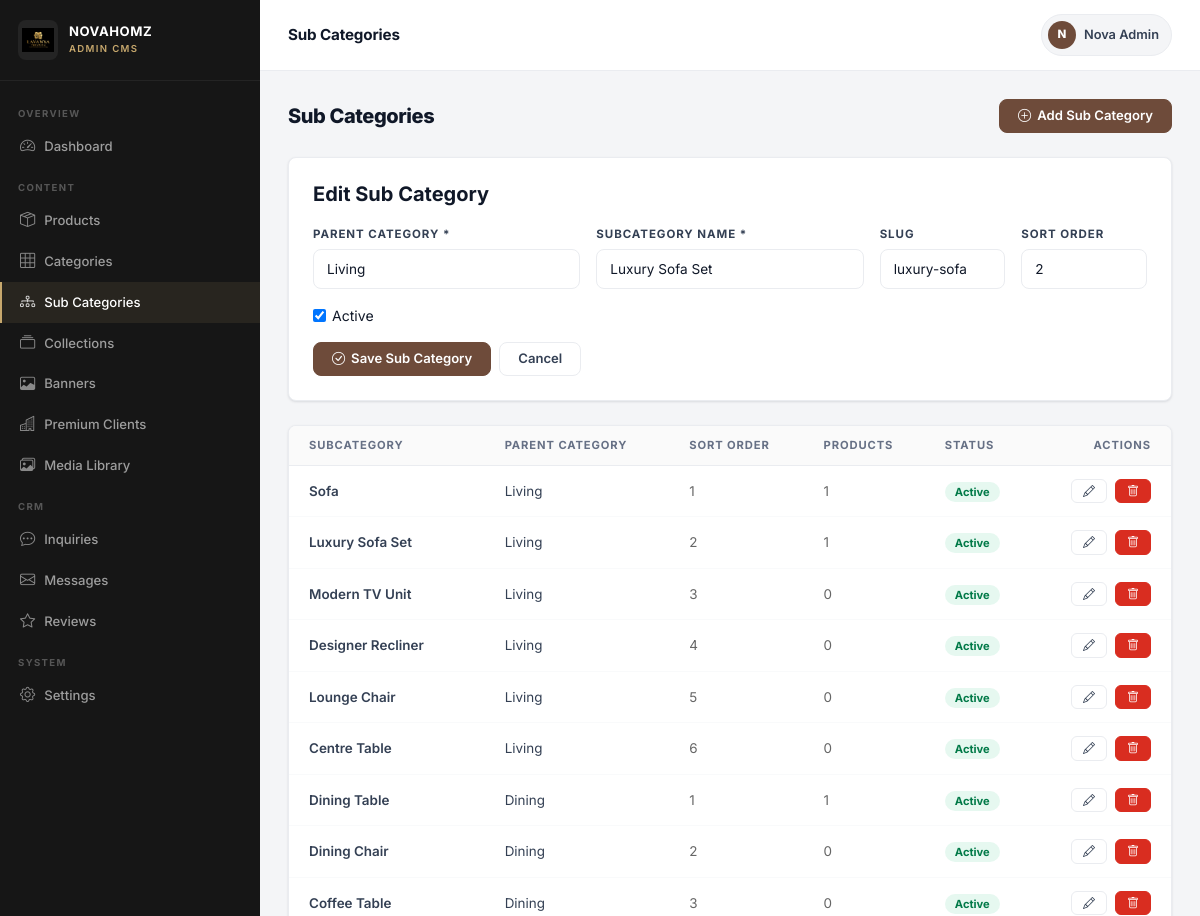
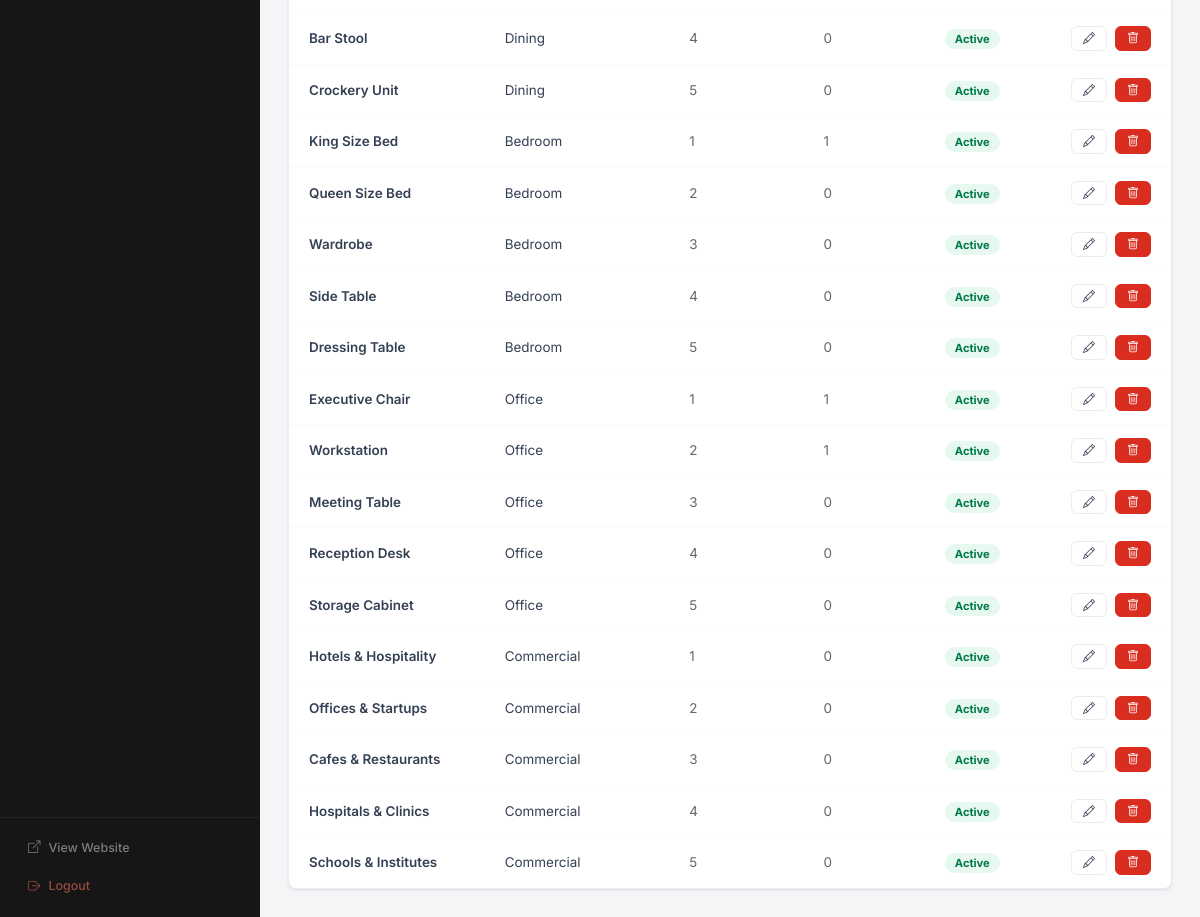
/admin/subcategories/index.php?edit=2 (signed in), run on the app's committed database (2 pictures, top to bottom).
### tables this page shows
CREATE TABLE `subcategories` (
  `id`          INT UNSIGNED NOT NULL AUTO_INCREMENT,
  `category_id` INT UNSIGNED NOT NULL,
  `name`        VARCHAR(100) NOT NULL,
  `slug`        VARCHAR(120) NOT NULL UNIQUE,
  `description` TEXT DEFAULT NULL,
  `sort_order`  INT NOT NULL DEFAULT 0,
  `is_active`   TINYINT(1) NOT NULL DEFAULT 1,
  `created_at`  DATETIME NOT NULL DEFAULT CURRENT_TIMESTAMP,
  PRIMARY KEY (`id`),
  INDEX `idx_slug` (`slug`),
  INDEX `idx_cat` (`category_id`),
  CONSTRAINT `fk_subcat_cat` FOREIGN KEY (`category_id`) REFERENCES `categories`(`id`) ON DELETE CASCADE
);

CREATE TABLE `categories` (
  `id`          INT UNSIGNED NOT NULL AUTO_INCREMENT,
  `name`        VARCHAR(100) NOT NULL,
  `slug`        VARCHAR(120) NOT NULL UNIQUE,
  `description` TEXT DEFAULT NULL,
  `image`       VARCHAR(255) DEFAULT NULL,
  `icon`        VARCHAR(50) DEFAULT NULL,
  `sort_order`  INT NOT NULL DEFAULT 0,
  `is_active`   TINYINT(1) NOT NULL DEFAULT 1,
  `show_in_nav` TINYINT(1) NOT NULL DEFAULT 1,
  `meta_title`  VARCHAR(255) DEFAULT NULL,
  `meta_desc`   TEXT DEFAULT NULL,
  `created_at`  DATETIME NOT NULL DEFAULT CURRENT_TIMESTAMP,
  `updated_at`  DATETIME NOT NULL DEFAULT CURRENT_TIMESTAMP ON UPDATE CURRENT_TIMESTAMP,
  PRIMARY KEY (`id`),
  INDEX `idx_slug` (`slug`),
  INDEX `idx_active` (`is_active`)
);

### admin/subcategories/index.php (the view, shortened to what this page needs)
<?php
$db = getDB();
$edit_subcategory = null;
if (isset($_GET['edit']) && is_numeric($_GET['edit'])) {
    $s = $db->prepare("SELECT * FROM subcategories WHERE id = :id");
    $s->execute([':id' => (int)$_GET['edit']]);
    $edit_subcategory = $s->fetch();
}
$categories = $db->query("SELECT id, name FROM categories ORDER BY sort_order ASC, name ASC")->fetchAll();
$subcategories = $db->query(
    "SELECT sc.*, c.name AS category_name,
            (SELECT COUNT(*) FROM products p WHERE p.subcategory_id = sc.id) AS product_count
     FROM subcategories sc
     LEFT JOIN categories c ON c.id = sc.category_id
     ORDER BY c.sort_order ASC, c.name ASC, sc.sort_order ASC, sc.name ASC"
)->fetchAll();
include __DIR__ . '/../layout.php';
?>
<div class="adm-page-header">
  <h1>Sub Categories</h1>
  <a href="?add=1" class="adm-btn adm-btn-primary"><i class="bi bi-plus-circle"></i> Add Sub Category</a>
</div>
<?php if (isset($_GET['add']) || $edit_subcategory): ?>
<div class="adm-card mb-4">
  <h5 style="font-weight:700;margin-bottom:20px;"><?php echo $edit_subcategory ? 'Edit Sub Category' : 'New Sub Category'; ?></h5>
  <form method="POST">
    <div class="row g-3">
      <div class="col-md-4">
        <label class="adm-label">Parent Category *</label>
        <select name="category_id" class="adm-input" required>
          <?php foreach ($categories as $c): ?>
          <option value="<?php echo $c['id']; ?>" <?php echo ($edit_subcategory['category_id'] ?? 0) == $c['id'] ? 'selected' : ''; ?>>
            <?php echo htmlspecialchars($c['name']); ?>
          </option>
          <?php endforeach; ?>
        </select>
      </div>
      <div class="col-md-4">
        <label class="adm-label">Subcategory Name *</label>
        <input type="text" name="name" class="adm-input" required value="<?php echo htmlspecialchars($edit_subcategory['name'] ?? ''); ?>">
      </div>
      <div class="col-md-2">
        <label class="adm-label">Slug</label>
        <input type="text" name="slug" class="adm-input" value="<?php echo htmlspecialchars($edit_subcategory['slug'] ?? ''); ?>" placeholder="auto-generated">
      </div>
      <div class="col-md-2">
        <label class="adm-label">Sort Order</label>
        <input type="number" name="sort_order" class="adm-input" value="<?php echo $edit_subcategory['sort_order'] ?? 0; ?>">
      </div>
      <div class="col-md-3" style="display:flex;align-items:end;">
        <label style="display:flex;align-items:center;gap:6px;cursor:pointer;font-size:0.88rem;">
          <input type="checkbox" name="is_active" value="1" <?php echo ($edit_subcategory['is_active'] ?? 1) ? 'checked' : ''; ?> style="accent-color:var(--brown);"> Active
        </label>
      </div>
      <div class="col-12 d-flex gap-2">
        <button type="submit" class="adm-btn adm-btn-primary"><i class="bi bi-check-circle"></i> Save Sub Category</button>
        <a href="index.php" class="adm-btn adm-btn-secondary">Cancel</a>
      </div>
    </div>
  </form>
</div>
<?php endif; ?>
<div class="adm-table">
  <table>
    <thead><tr><th>Subcategory</th><th>Parent Category</th><th>Sort Order</th><th>Products</th><th>Status</th><th style="text-align:right;">Actions</th></tr></thead>
    <tbody>
      <?php foreach ($subcategories as $s): ?>
      <tr>
        <td style="font-weight:600;"><?php echo htmlspecialchars($s['name']); ?></td>
        <td><?php echo htmlspecialchars($s['category_name'] ?? ''); ?></td>
        <td style="color:#666;"><?php echo (int)$s['sort_order']; ?></td>
        <td style="color:#666;"><?php echo (int)$s['product_count']; ?></td>
        <td><?php echo $s['is_active'] ? '<span class="badge-active">Active</span>' : '<span class="badge-inactive">Inactive</span>'; ?></td>
        <td style="text-align:right;">
          <div class="d-flex gap-2 justify-content-end">
            <a href="?edit=<?php echo $s['id']; ?>" class="adm-btn adm-btn-secondary adm-btn-sm"><i class="bi bi-pencil"></i></a>
            <a href="?delete=<?php echo $s['id']; ?>" class="adm-btn adm-btn-danger adm-btn-sm" data-confirm="Delete subcategory '<?php echo addslashes($s['name']); ?>'?"><i class="bi bi-trash"></i></a>
          </div>
        </td>
      </tr>
      <?php endforeach; ?>
    </tbody>
  </table>
</div>
<?php include __DIR__ . '/../layout_footer.php'; ?>

### assets/css/admin.css (style rules this page uses)
:root { --lc-primary: #6E4B3A; --lc-primary-d: #4E3428; --lc-accent: #C7A86D; --lc-accent-lt: #E8D5B0; --lc-sidebar-w: 260px; --lc-sidebar-bg:#161616; --lc-sidebar-bd:rgba(255,255,255,.06); --lc-bg: #F4F5F7; --lc-card: #FFFFFF; --lc-border: #EAECF0; --lc-text: #101828; --lc-text-md: #344054; --lc-text-lt: #667085; --lc-success: #12B76A; --lc-danger: #D92D20; --lc-warn: #DC6803; --lc-info: #1570EF; --lc-radius: 8px; --lc-shadow-sm: 0 1px 3px rgba(16,24,40,.08), 0 1px 2px rgba(16,24,40,.04); --lc-shadow-md: 0 4px 16px rgba(16,24,40,.1), 0 2px 8px rgba(16,24,40,.06); --lc-t: .18s ease; }
*, *::before, *::after { box-sizing: border-box; }
body { font-family: 'Inter', 'Segoe UI', system-ui, sans-serif; background: var(--lc-bg); color: var(--lc-text); margin: 0; font-size: 14px; line-height: 1.5; }
a { text-decoration: none; color: inherit; }
.adm-card { background: var(--lc-card); border: 1px solid var(--lc-border); border-radius: var(--lc-radius); box-shadow: var(--lc-shadow-sm); padding: 24px; }
.adm-table { background: var(--lc-card); border: 1px solid var(--lc-border); border-radius: var(--lc-radius); box-shadow: var(--lc-shadow-sm); overflow: hidden; }
.adm-table table { width: 100%; border-collapse: collapse; min-width: 500px; }
.adm-table thead th { background: #FAFAFA; padding: 11px 16px; font-size: .7rem; font-weight: 700; text-transform: uppercase; letter-spacing: .08em; color: var(--lc-text-lt); text-align: left; border-bottom: 1px solid var(--lc-border); white-space: nowrap; }
.adm-table thead th:first-child { padding-left: 20px; }
.adm-table thead th:last-child { padding-right: 20px; }
.adm-table tbody td { padding: 13px 16px; font-size: .84rem; color: var(--lc-text-md); border-bottom: 1px solid #F9FAFB; vertical-align: middle; }
.adm-table tbody td:first-child { padding-left: 20px; }
.adm-table tbody td:last-child { padding-right: 20px; }
.adm-table tbody tr:last-child td { border-bottom: none; }
.adm-btn { display: inline-flex; align-items: center; justify-content: center; gap: 6px; padding: 9px 18px; border-radius: var(--lc-radius); font-size: .82rem; font-weight: 600; cursor: pointer; border: 1px solid transparent; transition: all var(--lc-t); white-space: nowrap; text-decoration: none; line-height: 1; }
.adm-btn-primary { background: var(--lc-primary); color: #fff; border-color: var(--lc-primary); }
.adm-btn-danger { background: var(--lc-danger); color: #fff; border-color: var(--lc-danger); }
.adm-btn-secondary { background: #fff; color: var(--lc-text-md); border-color: var(--lc-border); }
.adm-btn-sm { padding: 5px 11px; font-size: .75rem; border-radius: 6px; }
.adm-label { display: block; font-size: .72rem; font-weight: 700; text-transform: uppercase; letter-spacing: .08em; color: var(--lc-text-md); margin-bottom: 6px; }
.adm-input, .adm-select, .adm-textarea { display: block; width: 100%; padding: 9px 13px; border: 1.5px solid var(--lc-border); border-radius: var(--lc-radius); font-size: .85rem; font-family: inherit; color: var(--lc-text); background: #fff; outline: none; transition: border-color var(--lc-t), box-shadow var(--lc-t); appearance: none; }
.adm-input::placeholder, .adm-textarea::placeholder { color: #9CA3AF; }
.badge-active { background: rgba(18,183,106,.1); color: #027A48; padding: 3px 10px; border-radius: 20px; font-size: .7rem; font-weight: 700; }
.adm-page-header { display: flex; align-items: center; justify-content: space-between; margin-bottom: 24px; gap: 14px; flex-wrap: wrap; }
.adm-page-header h1 { font-size: 1.25rem; font-weight: 800; margin: 0; color: var(--lc-text); letter-spacing: -.02em; }

### data on the page
subcategories: category_id "Living", name "Luxury Sofa Set", slug "luxury-sofa", sort_order "2", is_active "☑", category.name "Living", product_count "1", shows "Active"
subcategories: name "Sofa", category.name "Living", sort_order "1", product_count "1", is_active "Active"
subcategories: name "Modern TV Unit", category.name "Living", sort_order "3", product_count "0", is_active "Active"
subcategories: name "Designer Recliner", category.name "Living", sort_order "4", product_count "0", is_active "Active"
subcategories: name "Lounge Chair", category.name "Living", sort_order "5", product_count "0", is_active "Active"
subcategories: name "Centre Table", category.name "Living", sort_order "6", product_count "0", is_active "Active"
subcategories: name "Dining Table", category.name "Dining", sort_order "1", product_count "1", is_active "Active"
subcategories: name "Dining Chair", category.name "Dining", sort_order "2", product_count "0", is_active "Active"
subcategories: name "Coffee Table", category.name "Dining", sort_order "3", product_count "0", is_active "Active"
subcategories: name "Bar Stool", category.name "Dining", sort_order "4", product_count "0", is_active "Active"
subcategories: name "Crockery Unit", category.name "Dining", sort_order "5", product_count "0", is_active "Active"
subcategories: name "King Size Bed", category.name "Bedroom", sort_order "1", product_count "1", is_active "Active"
subcategories: name "Queen Size Bed", category.name "Bedroom", sort_order "2", product_count "0", is_active "Active"
subcategories: name "Wardrobe", category.name "Bedroom", sort_order "3", product_count "0", is_active "Active"
subcategories: name "Side Table", category.name "Bedroom", sort_order "4", product_count "0", is_active "Active"
subcategories: name "Dressing Table", category.name "Bedroom", sort_order "5", product_count "0", is_active "Active"
subcategories: name "Executive Chair", category.name "Office", sort_order "1", product_count "1", is_active "Active"
subcategories: name "Workstation", category.name "Office", sort_order "2", product_count "1", is_active "Active"
subcategories: name "Meeting Table", category.name "Office", sort_order "3", product_count "0", is_active "Active"
subcategories: name "Reception Desk", category.name "Office", sort_order "4", product_count "0", is_active "Active"
subcategories: name "Storage Cabinet", category.name "Office", sort_order "5", product_count "0", is_active "Active"
subcategories: name "Hotels & Hospitality", category.name "Commercial", sort_order "1", product_count "0", is_active "Active"
subcategories: name "Offices & Startups", category.name "Commercial", sort_order "2", product_count "0", is_active "Active"
subcategories: name "Cafes & Restaurants", category.name "Commercial", sort_order "3", product_count "0", is_active "Active"
subcategories: name "Hospitals & Clinics", category.name "Commercial", sort_order "4", product_count "0", is_active "Active"
subcategories: name "Schools & Institutes", category.name "Commercial", sort_order "5", product_count "0", is_active "Active"

### other printed values
$brandName "NOVAHOMZ"
$a_title "Sub Categories"
substr($admin['name'] ?: 'A', 0, 1) "N"
$admin['name'] ?: 'Admin' "Nova Admin"
